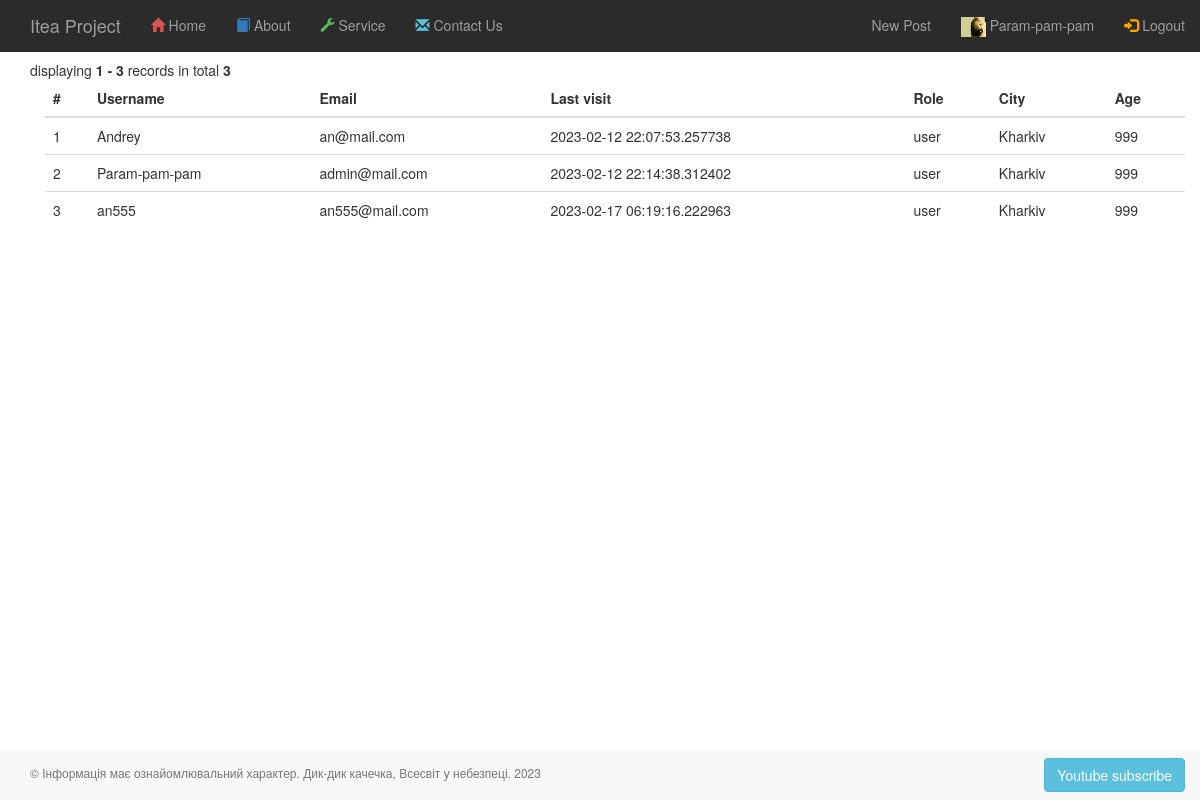
/about (signed in), run on the app's committed database.
### app/auth/models.py (models this page shows, shortened)
class Profile(BaseModel):
    avatar = CharField()
    info = TextField()
    city = CharField()
    age = IntegerField()

class User(BaseModel, UserMixin):
    username = CharField(max_length=100)
    email = CharField(max_length=200, unique=True, index=True)
    __password_hash = CharField(max_length=128)
    last_visit = DateTimeField(default=datetime.datetime.now)
    role = ForeignKeyField(Role, backref='users')
    profile = ForeignKeyField(Profile)
    @property
    def password(self):
        raise AttributeError('password is not a valid attribute')

class Role(BaseModel):
    name = CharField(max_length=100, unique=True, index=True)

### app/main/routes.py (the view)
@main.route('/about')
@login_required
def about():
    page, per_page, offset = get_page_args(page_parameter='page',
                                           per_page_parameter='per_page')
    users = User.select()
    total = users.count()
    pagination_users = get_quantity(users, offset=offset, per_page=per_page)
    pagination = Pagination(page=page, per_page=per_page, total=total,
                            css_framework='bootstrap4')
    return render_template('about/about.html',
                           users=pagination_users,
                           page=page,
                           per_page=per_page,
                           pagination=pagination)

### app/auth/models.py (called while the page is built)
@login_manager.user_loader
def load_user(user_id):
    return User.select().where(User.id == user_id).first()

### app/auth/utils.py (called while the page is built)
def get_quantity(obj, offset=0, per_page=10):
    return obj[offset: offset + per_page]

### app/templates/about/about.html (shortened to what this page needs)
{% extends "_base.html" %}
{% block page_content %}
    {{ pagination.info }}
    <div class="container">
        <div class="table-responsive">
            <table class="table table-hover">
                <thead>
                <tr>
                    <th>#</th>
                    <th>Username</th>
                    <th>Email</th>
                    <th>Last visit</th>
                    <th>Role</th>
                    <th>City</th>
                    <th>Age</th>
                </tr>
                </thead>
                <tbody>
                {% for user in users %}
                    <tr>
                        <td>{{ loop.index + (page - 1) * per_page }}</td>
                        <td>{{ user.username }}</td>
                        <td>{{ user.email }}</td>
                        <td>{{ user.last_visit }}</td>
                        <td>{{ user.role.name }}</td>
                        <td>{{ user.profile.city }}</td>
                        <td>{{ user.profile.age }}</td>
                    </tr>
                {% endfor %}
                </tbody>
            </table>
        </div>
    </div>
{% endblock page_content %}

### app/templates/nav/nav-top-bar.html (shortened to what this page needs)
<nav class="navbar-wrapper navbar-inverse navbar-fixed-top">
    <div class="container-fluid">
        <div class="navbar-header">
            <a href="/" class="navbar-brand">Itea Project</a>
        </div>
        <div class="collapse navbar-collapse navHeaderCollapse">
            <ul class="nav navbar-nav">
                <li class=""><a href="/">
                    <span id="home_menu_icon_color" class="glyphicon glyphicon-home"></span> Home</a></li>
                <li class=""><a href="{{ url_for('main.about') }}">
                    <span id="training_menu_icon_color" class="glyphicon glyphicon-book"></span> About</a>
                </li>
                <li class=""><a href="#">
                    <span id="services_menu_icon_color" class="glyphicon glyphicon-wrench"></span> Service</a>
                </li>
                <li class=""><a href="#">
                    <span id="contact_us_menu_icon_color" class="glyphicon glyphicon-envelope"></span> Contact Us</a>
                </li>
            </ul>
            <ul class="nav navbar-nav navbar-right">
                {% if current_user.is_authenticated %}
                    <li><a class="nav-item nav-link" href="{{ url_for('posts.new_post') }}">New Post</a></li>
                    <li><a href="{{ url_for('auth.account') }}">
                        <img src="{{ current_user.profile.avatar }}" alt="avatar" width="25" height="20">
                        {{ current_user.username }}
                    </a></li>
                    <li><a href="{{ url_for('auth.logout') }}">
                        <span id="login_menu_icon_color" class="glyphicon glyphicon-log-in"></span> Logout</a></li>
                {% else %}
                    <li><a href="{{ url_for('auth.register') }}">
                        <span id="sign_up_menu_icon_color" class="glyphicon glyphicon-user"></span> Register</a></li>
                    <li><a href="{{ url_for('auth.login') }}">
                        <span id="login_menu_icon_color" class="glyphicon glyphicon-log-in"></span> Login</a></li>
                {% endif %}
            </ul>
        </div>
    </div>
</nav>

### app/static/css/styles_nav_top_bar.css (style rules this page uses)
#home_menu_icon_color { color:#D9534F; }
#training_menu_icon_color { color:#337AB7; }
#services_menu_icon_color { color:#5CB85C }
#contact_us_menu_icon_color { color:#5BC0DE; }
#login_menu_icon_color { color:orange; }
.navbar-inverse { background-color: rgb(43, 43, 43); border-color: #405976; }

### data on the page
Profile: profile.avatar (picture)
User: username "Param-pam-pam", email "admin@mail.com", last_visit "2023-02-12 22:14:38.312402", role.name "user", profile.city "Kharkiv", profile.age "999"
User: username "Andrey", email "an@mail.com", last_visit "2023-02-12 22:07:53.257738", role.name "user", profile.city "Kharkiv", profile.age "999"
User: username "an555", email "an555@mail.com", last_visit "2023-02-17 06:19:16.222963", role.name "user", profile.city "Kharkiv", profile.age "999"

### other printed values
{{ pagination.info }} "displaying 1 - 3 records in total 3"
